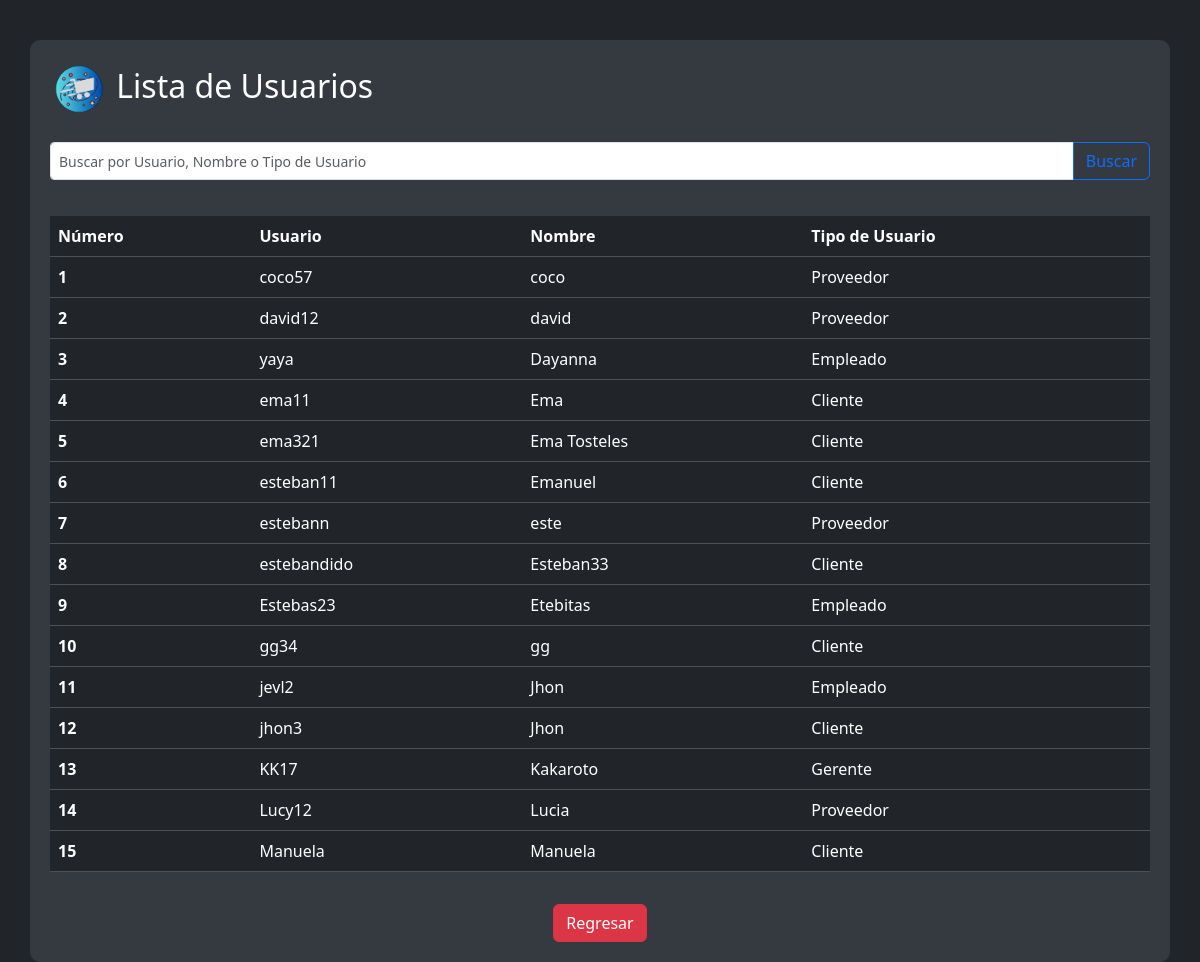
Page /veruser.php (signed in) on the committed database.
### tables this page shows
CREATE TABLE `usuarios` (
  `id_usuario` int(11) NOT NULL,
  `usuario` varchar(20) DEFAULT NULL,
  `nombre` varchar(20) DEFAULT NULL,
  `correo_electronico` varchar(30) DEFAULT NULL,
  `telefono` varchar(15) DEFAULT NULL,
  `contraseña_usuario` varchar(100) DEFAULT NULL,
  `id_tipos` int(11) DEFAULT NULL,
  `codigo_recuperacion` varchar(255) DEFAULT NULL,
  `aceptado` varchar(2) DEFAULT NULL,
  `Foto` varchar(255) DEFAULT NULL
);

CREATE TABLE `tipos_usuarios` (
  `id_tipos` int(11) NOT NULL,
  `nom_tipos` varchar(11) DEFAULT NULL
);

### veruser.php (the view, shortened to what this page needs)
<?php
include_once 'conexion.php';
$searchTerm = isset($_POST['search']) ? $_POST['search'] : '';
$query = "SELECT u.*, t.nom_tipos FROM usuarios u
          JOIN tipos_usuarios t ON u.id_tipos = t.id_tipos
          WHERE u.id_tipos != 1 AND u.aceptado = 'si'
          AND (u.usuario LIKE :searchTerm
          OR u.nombre LIKE :searchTerm
          OR t.nom_tipos LIKE :searchTerm)
          ORDER BY u.nombre ASC, u.usuario ASC, t.nom_tipos ASC LIMIT 100";
$statement = $con->prepare($query);
$statement->execute(['searchTerm' => '%' . $searchTerm . '%']);
$usuarios = $statement->fetchAll(PDO::FETCH_ASSOC);
?>
<!DOCTYPE html>
<html lang="en">
<head>
    <link rel="stylesheet" href="CSS/bootstrap.css">
    <link rel="stylesheet" href="CSS/alerta.css">
</head>
<body>
<div class="container">
    <form action="" method="post">
        <div class="modal-body">
            <h2 class="mb-4">
                <img class="m-1" src="IMG/Spacemark ico_transparent.ico" alt="SpaceMark Logo" height="50">
                Lista de Usuarios
            </h2>
            <div class="mb-3">
                <div class="input-group">
                    <input type="text" name="search" class="form-control form-control-sm" placeholder="Buscar por Usuario, Nombre o Tipo de Usuario" value="<?php echo htmlspecialchars($searchTerm); ?>">
                    <button type="submit" class="btn btn-outline-primary">Buscar</button>
                </div>
            </div>
            <div class="table-responsive">
                <table class="table table-dark">
                    <thead>
                        <tr>
                            <th scope="col">Número</th>
                            <th scope="col">Usuario</th>
                            <th scope="col">Nombre</th>
                            <th scope="col">Tipo de Usuario</th>
                        </tr>
                    </thead>
                    <tbody>
                        <?php
                        $numero = 1;
                        foreach ($usuarios as $usuario) {
                            echo "<tr>";
                            echo "<th scope='row'>" . $numero++ . "</th>";
                            echo "<td>" . htmlspecialchars($usuario['usuario']) . "</td>";
                            echo "<td>" . htmlspecialchars($usuario['nombre']) . "</td>";
                            echo "<td>" . htmlspecialchars($usuario['nom_tipos']) . "</td>";
                            echo "</tr>";
                        }
                        ?>
                    </tbody>
                </table>
            </div>
        </div>
    </form>
    <div class="row mt-3">
        <div class="col-12 text-center">
            <a href="index.php" class="btn btn-danger">Regresar</a>
        </div>
    </div>
</div>
</body>
</html>

### veruser.php (style rules this page uses)
body { background-color: #212529; color: #ffffff; padding-top: 20px; }
.container { background-color: #343a40; color: #ffffff; padding: 20px; border-radius: 10px; margin-top: 20px; }
.table-dark { background-color: #343a40; color: #ffffff; border-radius: 10px; margin-top: 20px; }
.btn-danger { background-color: #dc3545; border-color: #dc3545; }

### rows in the picture
usuarios: usuario "coco57", nombre "coco", id_tipos.nom_tipos "Proveedor"
usuarios: usuario "david12", nombre "david", id_tipos.nom_tipos "Proveedor"
usuarios: usuario "yaya", nombre "Dayanna", id_tipos.nom_tipos "Empleado"
usuarios: usuario "ema11", nombre "Ema", id_tipos.nom_tipos "Cliente"
usuarios: usuario "ema321", nombre "Ema Tosteles", id_tipos.nom_tipos "Cliente"
usuarios: usuario "esteban11", nombre "Emanuel", id_tipos.nom_tipos "Cliente"
usuarios: usuario "estebann", nombre "este", id_tipos.nom_tipos "Proveedor"
usuarios: usuario "estebandido", nombre "Esteban33", id_tipos.nom_tipos "Cliente"
usuarios: usuario "Estebas23", nombre "Etebitas", id_tipos.nom_tipos "Empleado"
usuarios: usuario "gg34", nombre "gg", id_tipos.nom_tipos "Cliente"
usuarios: usuario "jevl2", nombre "Jhon", id_tipos.nom_tipos "Empleado"
usuarios: usuario "jhon3", nombre "Jhon", id_tipos.nom_tipos "Cliente"
usuarios: usuario "KK17", nombre "Kakaroto", id_tipos.nom_tipos "Gerente"
usuarios: usuario "Lucy12", nombre "Lucia", id_tipos.nom_tipos "Proveedor"
usuarios: usuario "Manuela", nombre "Manuela", id_tipos.nom_tipos "Cliente"
